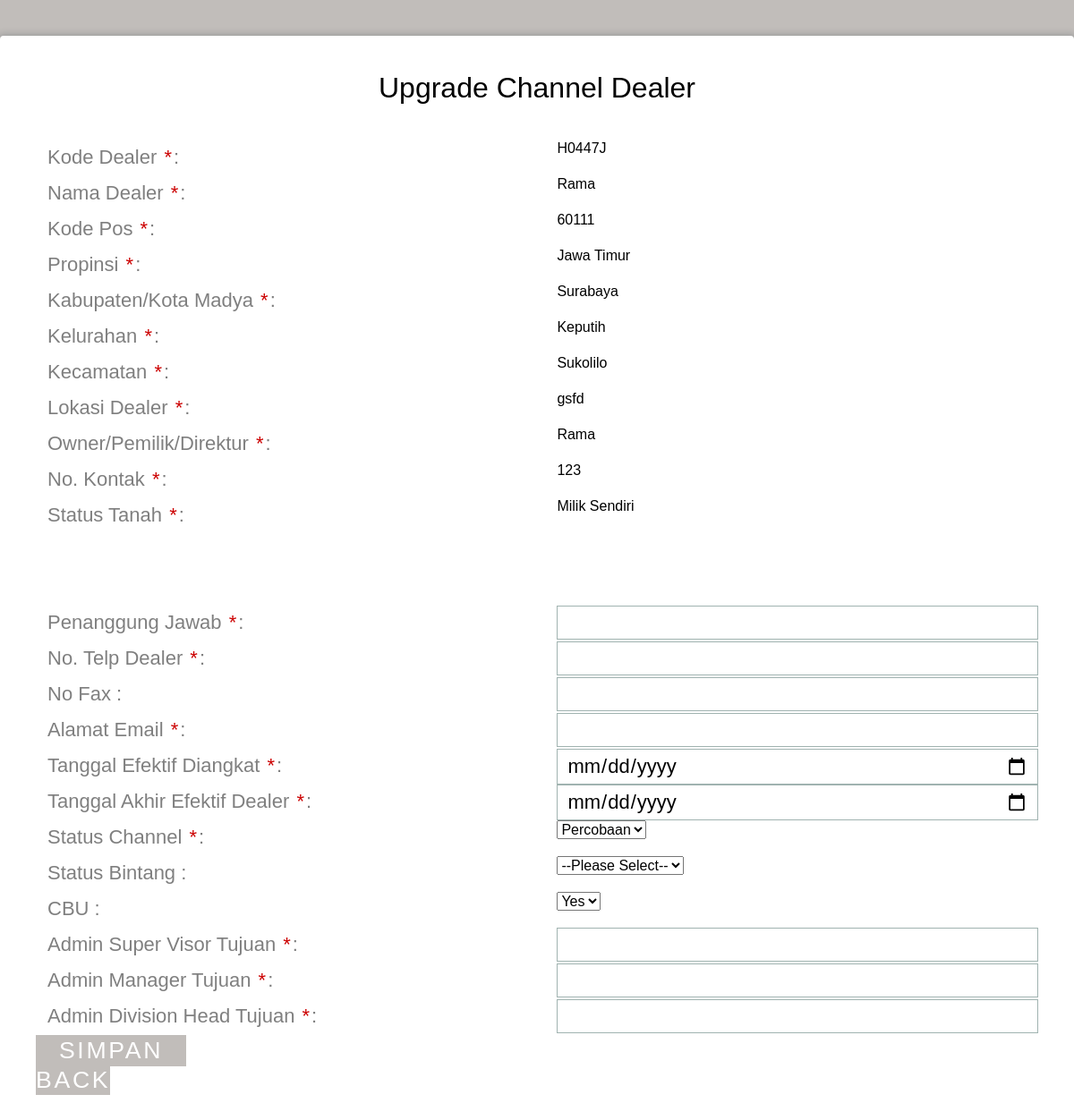
The app's page /admin_h1/upgrade_dealer_h1.php?id=6 (signed in) with its own data.
### tables this page shows
CREATE TABLE IF NOT EXISTS `daftar_pengajuan` (
  `id_daftar` int(11) NOT NULL AUTO_INCREMENT,
  `id_admin` int(11) NOT NULL,
  `kode_dealer` varchar(15) NOT NULL,
  `tanggal_pengajuan` date NOT NULL,
  `jenis_pengajuan` varchar(35) NOT NULL,
  `channel` varchar(10) DEFAULT NULL,
  `status_channel` varchar(10) DEFAULT NULL,
  `jam_pengajuan` time NOT NULL,
  `comment_sv` varchar(50) DEFAULT NULL,
  `approval_sv` varchar(30) DEFAULT NULL,
  `nama_sv` varchar(30) NOT NULL,
  `waktu_approval_sv` datetime NOT NULL,
  `comment_manager` varchar(50) DEFAULT NULL,
  `approval_manager` varchar(30) DEFAULT NULL,
  `nama_manager` varchar(30) NOT NULL,
  `waktu_approval_manager` datetime NOT NULL,
  `comment_divhead` varchar(50) DEFAULT NULL,
  `approval_divhead` varchar(30) DEFAULT NULL,
  `nama_divhead` varchar(30) NOT NULL,
  `waktu_approval_divhead` datetime NOT NULL,
  `legalisir_admin` varchar(20) DEFAULT NULL,
  `waktu_legalisir` date NOT NULL,
  `perpanjangan` date DEFAULT NULL,
  PRIMARY KEY (`id_daftar`)
);

CREATE TABLE IF NOT EXISTS `daftar_dealer` (
  `kode_dealer` varchar(15) NOT NULL,
  `nama_dealer` varchar(50) NOT NULL,
  `id_kodepos` int(11) NOT NULL,
  `lokasi` varchar(30) NOT NULL,
  `owner` varchar(30) NOT NULL,
  `kontak` varchar(12) NOT NULL,
  `status_tanah` varchar(30) NOT NULL,
  `akhir_sewa` date DEFAULT NULL,
  `status_dealer` varchar(10) DEFAULT NULL,
  `siop` varchar(50) DEFAULT NULL,
  `tdp` varchar(50) DEFAULT NULL,
  `ktp` varchar(50) DEFAULT NULL,
  `npwp` varchar(50) DEFAULT NULL,
  `ho` varchar(50) DEFAULT NULL,
  `akte` varchar(50) DEFAULT NULL,
  `surat_domisili` varchar(50) DEFAULT NULL,
  `waktucreate` datetime NOT NULL,
  `waktumodify` datetime DEFAULT NULL,
  PRIMARY KEY (`kode_dealer`)
);

CREATE TABLE IF NOT EXISTS `kodepos` (
  `id_kodepos` int(5) NOT NULL AUTO_INCREMENT,
  `kodepos` int(11) DEFAULT NULL,
  `kelurahan` varchar(50) DEFAULT NULL,
  `kecamatan` varchar(50) DEFAULT NULL,
  `jenis` varchar(50) DEFAULT NULL,
  `kabupaten` varchar(50) DEFAULT NULL,
  `propinsi` varchar(50) DEFAULT NULL,
  PRIMARY KEY (`id_kodepos`)
);

### admin_h1/upgrade_dealer_h1.php (the view, shortened to what this page needs)
<?php
if($_SESSION['status']=='admin_h1'){
$sql=mysql_fetch_array(mysql_query("select * from daftar_pengajuan a, daftar_dealer b, kodepos c where a.id_daftar = '$_GET[id]' and a.kode_dealer = b.kode_dealer and b.id_kodepos = c.id_kodepos"));
?>
<!DOCTYPE html>
<html >
  <head>
    <link href='../css/css.css' rel='stylesheet' type='text/css'>
    <link rel="stylesheet" href="css/normalize.css">
    <link rel="stylesheet" href="css/style.css">
  </head>
  <body>
    <div class="form">
      <div>
        <div id="h1">
          <h1>Upgrade Channel Dealer</h1>
        <form name="edit" action="submit2.php?kode=<?php echo $sql['kode_dealer'] ?>" method="post" onSubmit="validate()"  enctype="multipart/form-data">
          <div class="top-row">
          <div class="field-wrap">
              <label>
              Kode Dealer <span class="req">*</span>:
            </label>
		  </div>
		  <div class="field-wrap"><span name="kode_dealer"><?php echo $sql['kode_dealer'] ?></span>
          </div>
          </div>
          <div class="top-row">
          <div class="field-wrap">
              <label>
              Nama Dealer <span class="req">*</span>:
            </label>
		  </div>
		  <div class="field-wrap"><span name="nama_dealer"><?php echo $sql['nama_dealer'] ?></span>
          </div>
          </div>
          <div class="top-row">
          <div class="field-wrap">
              <label>
              Kode Pos <span class="req">*</span>:
            </label>
		  </div>
		  <div class="field-wrap"><span id="kodepos" name="kodepos"><?php echo $sql['kodepos'] ?></span>
          </div>
          </div>
          <div class="top-row">
          <div class="field-wrap">
              <label>
              Propinsi <span class="req">*</span>:
            </label>
		  </div>
		  <div class="field-wrap"><span id="propinsi"><?php echo $sql['propinsi'] ?></span>
          </div>
          </div>
		  <div class="top-row">
          <div class="field-wrap">
              <label>
              Kabupaten/Kota Madya <span class="req">*</span>:
            </label>
		  </div>
		  <div class="field-wrap"><span id="kabupaten"><?php echo $sql['kabupaten'] ?></span>
          </div>
          </div>
		  <div class="top-row">
          <div class="field-wrap">
              <label>
              Kelurahan <span class="req">*</span>:
            </label>
		  </div>
		  <div class="field-wrap"><span id="kelurahan" name="kelurahan" ><?php echo $sql['kelurahan'] ?></span>
          </div>
          </div>
		  <div class="top-row">
          <div class="field-wrap">
              <label>
              Kecamatan <span class="req">*</span>:
            </label>
		  </div>
		  <div class="field-wrap"><span id="kecamatan"><?php echo $sql['kecamatan'] ?></span>
          </div>
          </div>
		  <div class="top-row">
          <div class="field-wrap">
              <label>
              Lokasi Dealer <span class="req">*</span>:
            </label>
		  </div>
		  <div class="field-wrap"><span name="lokasi"><?php echo $sql['lokasi'] ?></span>
          </div>
          </div>
		  <div class="top-row">
          <div class="field-wrap">
              <label>
              Owner/Pemilik/Direktur <span class="req">*</span>:
            </label>
		  </div>
		  <div class="field-wrap"><span name="owner"><?php echo $sql['owner'] ?></span>
          </div>
          </div>
		  <div class="top-row">
          <div class="field-wrap">
              <label>
              No. Kontak <span class="req">*</span>:
            </label>
		  </div>
		  <div class="field-wrap"><span name="kontak"><?php echo $sql['kontak'] ?></span>
          </div>
          </div>
		  <div class="top-row">
          <div class="field-wrap">
              <label>
              Status Tanah <span class="req">*</span>:
            </label>
		  </div>
		  <div class="field-wrap">
          <span name="status_tanah" id="status"><?php echo $sql['status_tanah'] ?></span>
          </div>
          </div>
          <div class="top-row">
          </div>
		  <div class="top-row">
          <div class="field-wrap">
              <label>
              Penanggung Jawab <span class="req">*</span>:
            </label>
		  </div>
		  <div class="field-wrap"><input name="pj" type="text" required/>
          </div>
          </div>
		  <div class="top-row">
          <div class="field-wrap">
              <label>
              No. Telp Dealer <span class="req">*</span>:
            </label>
		  </div>
		  <div class="field-wrap"><input size="15" name="no_telp" type="number"required  />
          </div>
          </div>
		  <div class="top-row">
          <div class="field-wrap">
              <label>
              No Fax :
            </label>
		  </div>
		  <div class="field-wrap"><input size="15" name="no_fax" type="number" />
          </div>
          </div>
		  <div class="top-row">
          <div class="field-wrap">
              <label>
              Alamat Email <span class="req">*</span>:
            </label>
		  </div>
		  <div class="field-wrap"><input name="email" type="email" required />
          </div>
          </div>
		  <div class="top-row">
          <div class="field-wrap">
              <label>
              Tanggal Efektif Diangkat <span class="req">*</span>:
            </label>
		  </div>
		  <div class="field-wrap"><input name="tgl_efektif" type="date"required/>
          </div>
          </div>
		  <div class="top-row">
          <div class="field-wrap">
              <label>
              Tanggal Akhir Efektif Dealer <span class="req">*</span>:
            </label>
		  </div>
		  <div class="field-wrap"><input name="tgl_akhir" type="date"required />
          </div>
          </div>
		  <div class="top-row">
          <div class="field-wrap">
              <label>
              Status Channel <span class="req">*</span>:
            </label>
		  </div>
		  <div class="field-wrap"><select name = "status_channel"required>
															<option value = "Percobaan">Percobaan</option>
														</select>
          </div>
          </div>
		  <div class="top-row">
          <div class="field-wrap">
              <label>
              Status Bintang :
            </label>
		  </div>
		  <div class="field-wrap"><select name = "status_bintang">
															<option value = "">--Please Select--</option>
														</select>
          </div>
          </div>
          <div class="top-row">
          <div class="field-wrap">
              <label>
              CBU :
            </label>
		  </div>
		  <div class="field-wrap"><select name = "cbo">
															<option value = "Yes">Yes</option>
															</select>
          </div>
          </div>
		    <div class="top-row">
          <div class="field-wrap">
              <label>
              Admin Super Visor Tujuan <span class="req">*</span>:
            </label>
		  </div>
		  <div class="field-wrap"><input name="sv" type="text"  list="svlist" required />
          </div>
          </div>
			<div class="top-row">
          <div class="field-wrap">
              <label>
              Admin Manager Tujuan <span class="req">*</span>:
            </label>
		  </div>
		  <div class="field-wrap"><input name="manager" type="text" list="managerlist" required />
          </div>
          </div>
		  <div class="top-row">
          <div class="field-wrap">
              <label>
              Admin Division Head Tujuan <span class="req">*</span>:
            </label>
		  </div>
		  <div class="field-wrap"><input name="divhead" type="text" list="divheadlist" required />
          </div>
          </div>
		            <button type="submit" class="button button-block"/>Simpan</button>
					<a class="button"href="index2.php"/>Back</a>
		  </form>
        </div>
      </div>
</div>
  </body>
</html>
<?php
}else{
?>
<script>document.location.href="../"</script>
<?php
}
?>

### admin_h1/css/style.css (style rules this page uses)
*, *:before, *:after { box-sizing: border-box; }
html { overflow-y: scroll; }
body { background: #c1bdba; font-family: 'Titillium Web', sans-serif; }
a { text-decoration: none; color: #cc0000; -webkit-transition: .5s ease; transition: .5s ease; }
.form { background: #ffffff; padding: 40px; max-width: 1200px; margin: 40px auto; border-radius: 4px; box-shadow: 0 4px 10px 4px rgba(19, 35, 47, 0.3); }
h1 { text-align: center; color: #000000; font-weight: 300; margin: 0 0 40px; }
label { position: absolute; -webkit-transform: translateY(6px); -ms-transform: translateY(6px); transform: translateY(6px); left: 13px; color: rgba(0, 0, 0, 0.5); -webkit-transition: all 0.25s ease; transition: all 0.25s ease; -webkit-backface-visibility: hidden; pointer-events: none; font-size: 22px; }
label .req { margin: 2px; color: #cc0000; }
input, textarea { font-size: 22px; display: block; width: 100%; height: 100%; padding: 5px 10px; background: none; background-image: none; border: 1px solid #a0b3b0; color: #000000; border-radius: 0; -webkit-transition: border-color .25s ease, box-shadow .25s ease; transition: border-color .25s ease, box-shadow .25s ease; }
.field-wrap { position: relative; margin-bottom: 40px; }
.top-row:after { content: ""; display: table; clear: both; }
.top-row > div { float: left; width: 48%; margin-right: 4%; }
.top-row > div:last-child { margin: 0; }
.button { border: 0; outline: none; border-radius: 0; padding: 2px 0; font-size: 20pt; font-weight: 6; text-transform: uppercase; letter-spacing: .1em; background: #c1bdba; color: #ffffff; -webkit-transition: all 0.5s ease; transition: all 0.5s ease; -webkit-appearance: none; }
.button-block { display: block; width: 15%; }

### records on screen
daftar_pengajuan: kode_dealer.kode_dealer "H0447J", kode_dealer.nama_dealer "Rama", kodepos.kodepos "60111", kodepos.propinsi "Jawa Timur", kodepos.kabupaten "Surabaya", kodepos.kelurahan "Keputih", kodepos.kecamatan "Sukolilo", kode_dealer.lokasi "gsfd", kode_dealer.owner "Rama", kode_dealer.kontak "123", kode_dealer.status_tanah "Milik Sendiri"
